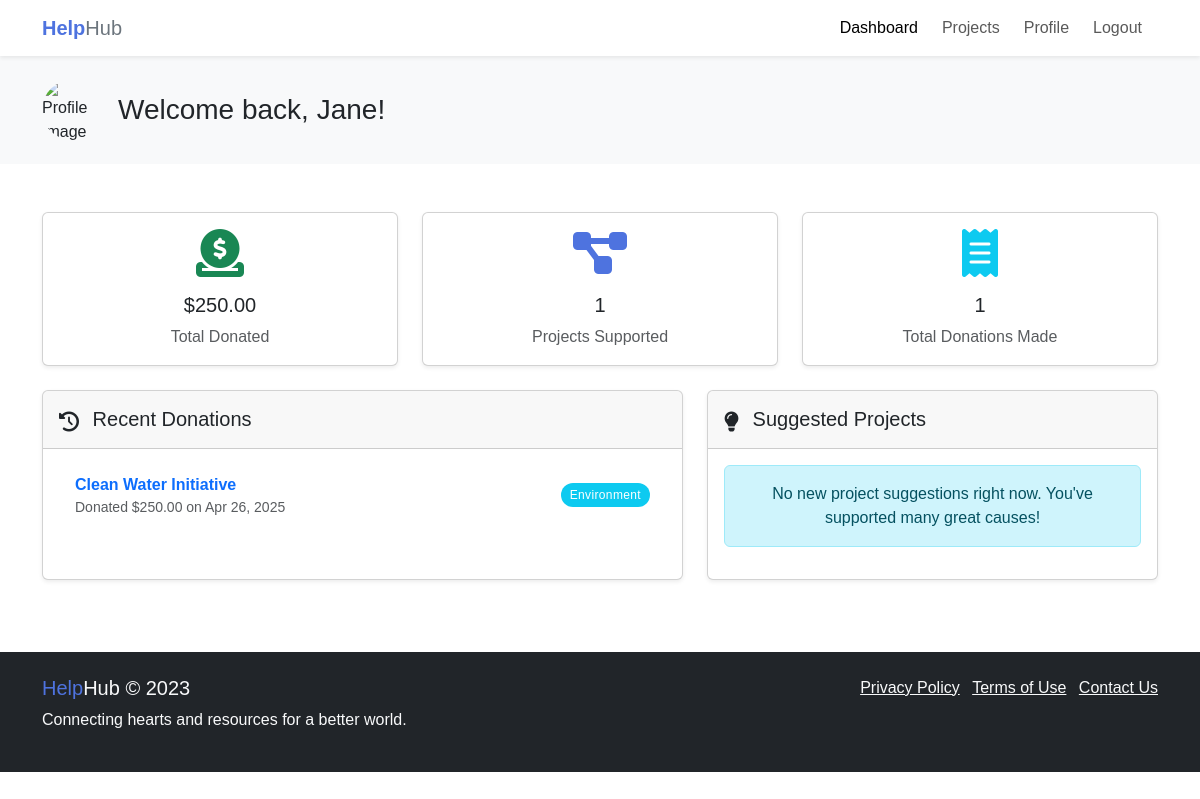
The app's page /dashboard-donor.php (signed in) with its own data.
### tables this page shows
CREATE TABLE IF NOT EXISTS donor (
    donor_id INT AUTO_INCREMENT PRIMARY KEY,
    name VARCHAR(50) NOT NULL,
    surname VARCHAR(50) NOT NULL,
    ctn VARCHAR(8) NOT NULL UNIQUE,
    pseudo VARCHAR(50) NOT NULL UNIQUE,
    password VARCHAR(60) NOT NULL,
    email VARCHAR(100) NOT NULL UNIQUE,
    profile_image VARCHAR(100),
    created_at TIMESTAMP DEFAULT CURRENT_TIMESTAMP
);

CREATE TABLE IF NOT EXISTS donation (
    donation_id INT AUTO_INCREMENT PRIMARY KEY,
    donor_id INT NOT NULL,
    project_id INT NOT NULL,
    amount DECIMAL(10,2) NOT NULL,
    anonymous BOOLEAN DEFAULT FALSE,
    donation_date TIMESTAMP DEFAULT CURRENT_TIMESTAMP,
    FOREIGN KEY (donor_id) REFERENCES donor(donor_id) ON DELETE CASCADE,
    FOREIGN KEY (project_id) REFERENCES project(project_id) ON DELETE CASCADE
);

CREATE TABLE IF NOT EXISTS project (
    project_id INT AUTO_INCREMENT PRIMARY KEY,
    assoc_id INT NOT NULL,
    title VARCHAR(100) NOT NULL,
    description TEXT NOT NULL,
    category VARCHAR(30) NOT NULL,
    goal_amount DECIMAL(10,2) NOT NULL,
    current_amount DECIMAL(10,2) DEFAULT 0,
    start_date DATE NOT NULL,
    end_date DATE NOT NULL,
    image_path VARCHAR(100),
    status VARCHAR(20) DEFAULT 'active',
    created_at TIMESTAMP DEFAULT CURRENT_TIMESTAMP,
    FOREIGN KEY (assoc_id) REFERENCES association(assoc_id) ON DELETE CASCADE
);

### dashboard-donor.php (the view, shortened to what this page needs)
<?php
require_once 'backend/db.php';
$donor_id = $_SESSION['user_id'];
try {
    $stmt = $pdo->prepare("SELECT name, profile_image FROM donor WHERE donor_id = ?");
    $stmt->execute([$donor_id]);
    $donor = $stmt->fetch(PDO::FETCH_ASSOC);
    $donor_name = $donor['name'];
    $profile_image = $donor['profile_image'] ?? 'assets/default-avatar.png';
    $stmt = $pdo->prepare("
        SELECT
            COUNT(DISTINCT d.project_id) as projects_supported,
            SUM(d.amount) as total_donated,
            COUNT(d.donation_id) as total_donations
        FROM donation d
        WHERE d.donor_id = ?
    ");
    $stmt->execute([$donor_id]);
    $donation_stats = $stmt->fetch(PDO::FETCH_ASSOC);
    $stmt = $pdo->prepare("
        SELECT p.project_id, p.title, p.category, p.image_path, a.name as association_name, d.amount, d.donation_date, d.anonymous
        FROM donation d
        JOIN project p ON d.project_id = p.project_id
        JOIN association a ON p.assoc_id = a.assoc_id
        WHERE d.donor_id = ?
        ORDER BY d.donation_date DESC
        LIMIT 5
    ");
    $stmt->execute([$donor_id]);
    $recent_donations = $stmt->fetchAll(PDO::FETCH_ASSOC);
    $stmt = $pdo->prepare("
        SELECT p.project_id, p.title, p.category, p.image_path, p.description, p.goal_amount, p.current_amount, p.end_date, a.name as association_name
        FROM project p
        JOIN association a ON p.assoc_id = a.assoc_id
        WHERE p.status = 'active' AND p.end_date >= CURDATE()
        AND p.project_id NOT IN (SELECT project_id FROM donation WHERE donor_id = ?)
        ORDER BY p.created_at DESC
        LIMIT 3
    ");
    $stmt->execute([$donor_id]);
    $suggested_projects = $stmt->fetchAll(PDO::FETCH_ASSOC);
} catch (PDOException $e) {
    $error_message = "Database error: Could not load dashboard data.";
    error_log("Donor Dashboard Error: " . $e->getMessage());
    $donation_stats = ['projects_supported' => 0, 'total_donated' => 0, 'total_donations' => 0];
    $recent_donations = [];
    $suggested_projects = [];
}
function getCategoryColor($category) {
    switch(strtolower($category)) {
        case 'environment': return 'info';
    }
}
?>
<!DOCTYPE html>
<html lang="en">
<head>
    <link href="https://cdn.jsdelivr.net/npm/bootstrap@5.3.0/dist/css/bootstrap.min.css" rel="stylesheet">
    <link rel="stylesheet" href="https://cdnjs.cloudflare.com/ajax/libs/font-awesome/6.0.0/css/all.min.css">
    <link rel="stylesheet" href="style.css">
</head>
<body>
    <nav class="navbar navbar-expand-lg navbar-light bg-white shadow-sm">
        <div class="container">
            <a class="navbar-brand" href="dashboard-donor.php">
                <span class="text-primary fw-bold">Help</span><span class="text-secondary">Hub</span>
            </a>
            <div class="collapse navbar-collapse" id="navbarNav">
                <ul class="navbar-nav ms-auto">
                    <li class="nav-item">
                        <a class="nav-link active" href="dashboard-donor.php">Dashboard</a>
                    </li>
                    <li class="nav-item">
                        <a class="nav-link" href="projects.php">Projects</a>
                    </li>
                    <li class="nav-item">
                        <a class="nav-link" href="profile-donor.php">Profile</a>
                    </li>
                    <li class="nav-item">
                        <a class="nav-link" href="backend/auth/logout.php">Logout</a>
                    </li>
                </ul>
            </div>
        </div>
    </nav>
    <section class="bg-light py-4">
        <div class="container">
            <div class="d-flex align-items-center">
                <img src="<?php echo htmlspecialchars($profile_image); ?>" alt="Profile Image" class="rounded-circle me-3" style="width: 60px; height: 60px; object-fit: cover;">
                <h1 class="h3 mb-0">Welcome back, <?php echo htmlspecialchars($donor_name); ?>!</h1>
            </div>
        </div>
    </section>
    <section class="py-5">
        <div class="container">
            <div class="row g-4 mb-4">
                <div class="col-md-4">
                    <div class="card shadow-sm h-100">
                        <div class="card-body text-center">
                            <i class="fas fa-donate fa-3x text-success mb-3"></i>
                            <h5 class="card-title">$<?php echo number_format($donation_stats['total_donated'] ?? 0, 2); ?></h5>
                            <p class="card-text text-muted">Total Donated</p>
                        </div>
                    </div>
                </div>
                <div class="col-md-4">
                    <div class="card shadow-sm h-100">
                        <div class="card-body text-center">
                            <i class="fas fa-project-diagram fa-3x text-primary mb-3"></i>
                            <h5 class="card-title"><?php echo $donation_stats['projects_supported'] ?? 0; ?></h5>
                            <p class="card-text text-muted">Projects Supported</p>
                        </div>
                    </div>
                </div>
                <div class="col-md-4">
                    <div class="card shadow-sm h-100">
                        <div class="card-body text-center">
                            <i class="fas fa-receipt fa-3x text-info mb-3"></i>
                            <h5 class="card-title"><?php echo $donation_stats['total_donations'] ?? 0; ?></h5>
                            <p class="card-text text-muted">Total Donations Made</p>
                        </div>
                    </div>
                </div>
            </div>
            <div class="row g-4">
                <div class="col-lg-7">
                    <div class="card shadow-sm h-100">
                        <div class="card-header py-3">
                            <h5 class="mb-0"><i class="fas fa-history me-2"></i> Recent Donations</h5>
                        </div>
                        <div class="card-body">
                            <?php if (empty($recent_donations)): ?>
                                <div class="alert alert-info text-center">
                                    You haven't made any donations yet.
                                    <a href="projects.php" class="alert-link">Find a project to support!</a>
                                </div>
                            <?php else: ?>
                                <ul class="list-group list-group-flush">
                                    <?php foreach ($recent_donations as $donation): ?>
                                    <li class="list-group-item d-flex justify-content-between align-items-center">
                                        <div>
                                            <a href="project-details-donor.php?id=<?php echo $donation['project_id']; ?>" class="fw-bold text-decoration-none">
                                                <?php echo htmlspecialchars($donation['title']); ?>
                                            </a>
                                            <small class="d-block text-muted">
                                                Donated $<?php echo number_format($donation['amount'], 2); ?>
                                                on <?php echo date('M j, Y', strtotime($donation['donation_date'])); ?>
                                            </small>
                                        </div>
                                        <span class="badge bg-<?php echo getCategoryColor($donation['category']); ?> rounded-pill">
                                            <?php echo ucfirst(htmlspecialchars($donation['category'])); ?>
                                        </span>
                                    </li>
                                    <?php endforeach; ?>
                                </ul>
                            <?php endif; ?>
                        </div>
                    </div>
                </div>
                <div class="col-lg-5">
                    <div class="card shadow-sm h-100">
                        <div class="card-header py-3">
                            <h5 class="mb-0"><i class="fas fa-lightbulb me-2"></i> Suggested Projects</h5>
                        </div>
                        <div class="card-body">
                            <?php if (empty($suggested_projects)): ?>
                                <div class="alert alert-info text-center">
                                    No new project suggestions right now. You've supported many great causes!
                                </div>
                            <?php endif; ?>
                        </div>
                    </div>
                </div>
            </div>
        </div>
    </section>
    <footer class="bg-dark text-light py-4 mt-4">
        <div class="container">
            <div class="row">
                <div class="col-md-6">
                    <h5><span class="text-primary">Help</span><span class="text-light">Hub</span> © 2023</h5>
                    <p>Connecting hearts and resources for a better world.</p>
                </div>
                <div class="col-md-6 text-md-end">
                    <ul class="list-inline mb-0">
                        <li class="list-inline-item"><a href="privacy-policy.html" class="text-light">Privacy Policy</a></li>
                        <li class="list-inline-item"><a href="terms-of-use.html" class="text-light">Terms of Use</a></li>
                        <li class="list-inline-item"><a href="contact.html" class="text-light">Contact Us</a></li>
                    </ul>
                </div>
            </div>
        </div>
    </footer>
</body>
</html>

### style.css (style rules this page uses)
:root { --primary-color: #4e73df; --primary-dark: #3a56a5; --secondary-color: #5a5c69; --accent-color: #f6c23e; --success-color: #1cc88a; --success-dark: #169e6c; --info-color: #36b9cc; --info-dark: #2a8f9e; --warning-color: #f6c23e; --warning-dark: #d1a02c; --danger-color: #e74a3b; --danger-dark: #c73e31; --light-color: #f8f9fc; --dark-color: #5a5c69; --white-color: #fff; --primary-light: rgba(78, 115, 223, 0.1); --success-light: rgba(28, 200, 138, 0.1); --info-light: rgba(54, 185, 204, 0.1); --warning-light: rgba(246, 194, 62, 0.1); --danger-light: rgba(231, 74, 59, 0.1); }
body { font-family: 'Nunito', sans-serif; }
.card { transition: all 0.3s ease-in-out; box-shadow: 0 0.125rem 0.25rem rgba(0, 0, 0, 0.075); }
.text-primary { color: var(--primary-color) !important; }
.badge { font-weight: 500; padding: 0.5em 0.75em; letter-spacing: 0.03em; }
.rounded-circle { object-fit: cover; }
.nav-item { margin-right: 0.5rem; }
i.fas, i.fab { vertical-align: -0.125em; }
.mb-3 { margin-bottom: 1rem !important; }
.navbar-collapse { display: none; }
@media (min-width: 992px) { .navbar-collapse { display: flex !important; } }

### records on screen
donor: name "Jane"
donation: project.title "Clean Water Initiative", amount "250.00", donation_date "Apr 26, 2025", project.category "Environment"

### other values on screen
$donation_stats['total_donated'] "250.00"
$donation_stats['projects_supported'] "1"
$donation_stats['total_donations'] "1"
